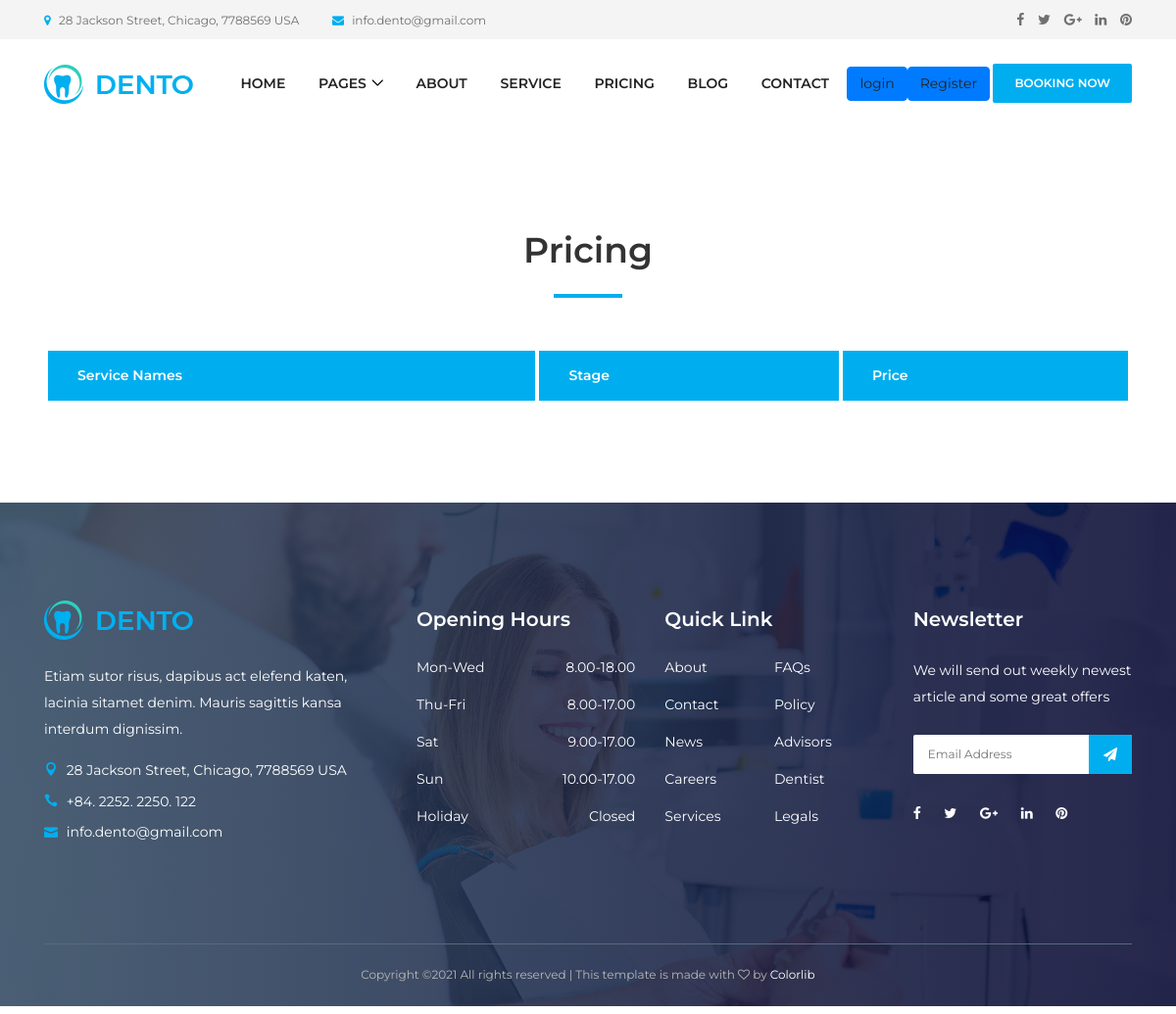
/price/, run on an earlier commit of the app's database.
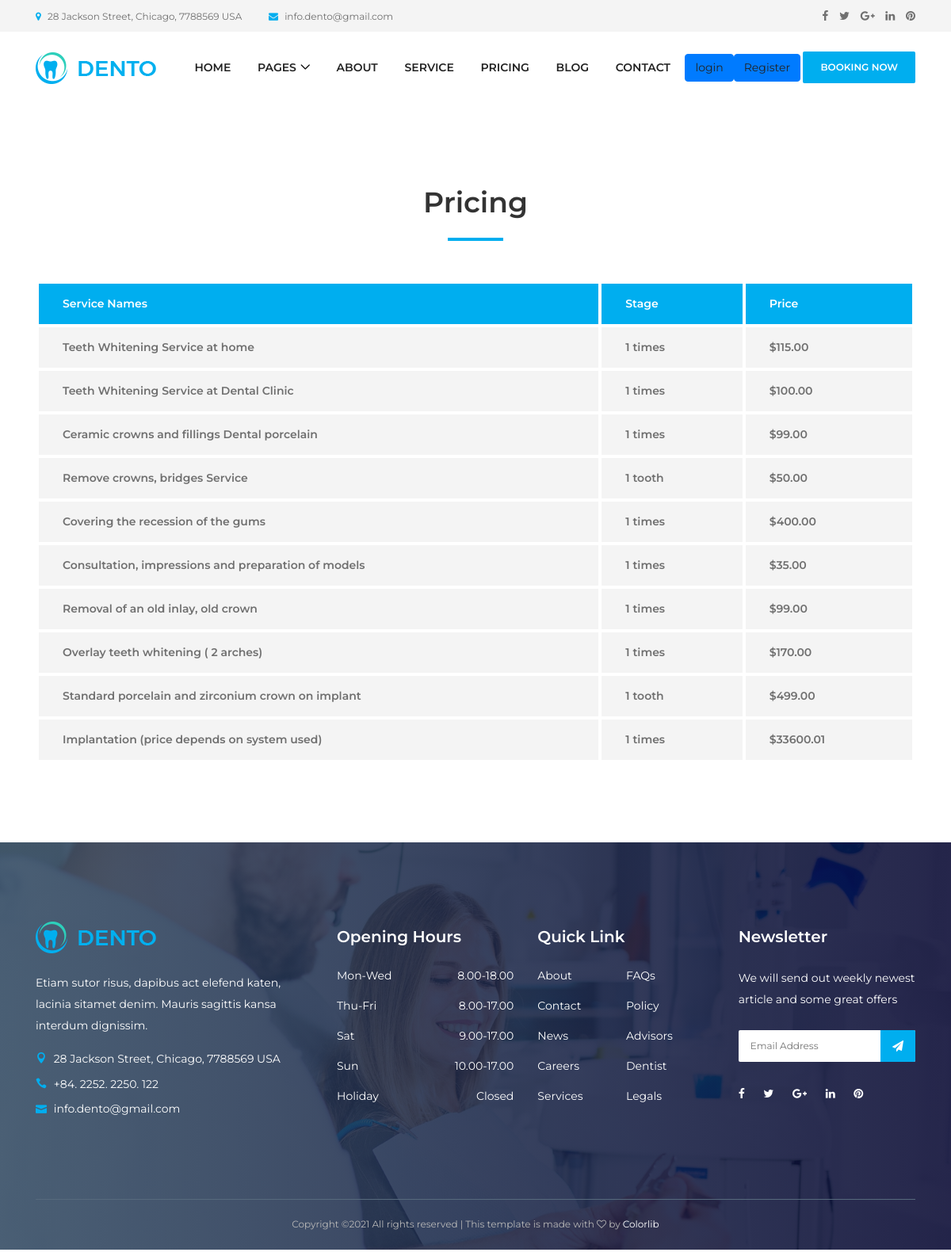
And on a later commit of the database.
### website/models.py (models this page shows, shortened)
class Price(models.Model):
    title = models.CharField(max_length=50)
    stage = models.CharField(max_length=40)
    price = models.DecimalField(max_digits=9, decimal_places=2, default=0)

### website/views.py (the view)
# urls.py: path('price/',price, name='price'),
def price(request):
    Model = Price.objects.all()
    return render(request, 'website/price.html', {'prices': Model})

### website/templates/website/price.html
{% extends 'website/base.html' %}
{% load static %}
{% block content %}
 {% load static %}
<section class="dento-pricing-table-area section-padding-100">
    <div class="container">
      <div class="row">
        <div class="col-12">
          <div class="section-heading text-center">
            <h2>Pricing</h2>
            <div class="line"></div>
          </div>
        </div>
      </div>
      <div class="row">
        <div class="col-12">
          <div class="dento-price-table table-responsive">
            <table class="table table-borderless mb-0">
              <thead>
                <tr>
                  <th scope="col">Service Names</th>
                  <th scope="col">Stage</th>
                  <th scope="col">Price</th>
                </tr>
              </thead>
              {% for price in prices %}
              <tbody>
                <tr>
                  <th scope="row">{{ price.title }}</th>
                  <td>{{ price.stage }}</td>
                  <td>${{ price.price }}</td>
                </tr>
                </tbody>
                        {% endfor %}
            </table>
          </div>
        </div>
      </div>
    </div>
  </section>
{% endblock content %}

### website/templates/website/base.html (shortened to what this page needs)
{% load static %}
<!DOCTYPE html>
<html lang="en">
<head>
  <link rel="stylesheet" href="{% static 'website/css/style.css'%}">
</head>
<body>
{% include 'website/include/header.html' %}
{% block content %}
{% endblock content %}
{% include 'website/include/footer.html' %}
</body>
</html>

### website/templates/website/include/header.html (shortened to what this page needs)
{% load static %}
  <header class="header-area">
    <div class="top-header-area">
      <div class="container h-100">
        <div class="row h-100 align-items-center">
          <div class="col-6 col-md-9 col-lg-8">
            <div class="top-header-content">
              <a href="#" data-toggle="tooltip" data-placement="bottom" title="28 Jackson Street, Chicago, 7788569 USA"><i class="fa fa-map-marker"></i> <span>28 Jackson Street, Chicago, 7788569 USA</span></a>
              <a href="#" data-toggle="tooltip" data-placement="bottom" title="info.dento@gmail.com"><i class="fa fa-envelope"></i> <span>info.dento@gmail.com</span></a>
            </div>
          </div>
          <div class="col-6 col-md-3 col-lg-4">
            <div class="top-header-social-info text-right">
              <a href="#" data-toggle="tooltip" data-placement="bottom" title="Facebook"><i class="fa fa-facebook"></i></a>
              <a href="#" data-toggle="tooltip" data-placement="bottom" title="Twitter"><i class="fa fa-twitter"></i></a>
              <a href="#" data-toggle="tooltip" data-placement="bottom" title="Google Plus"><i class="fa fa-google-plus"></i></a>
              <a href="#" data-toggle="tooltip" data-placement="bottom" title="Linkedin"><i class="fa fa-linkedin"></i></a>
              <a href="#" data-toggle="tooltip" data-placement="bottom" title="Pinterest"><i class="fa fa-pinterest"></i></a>
            </div>
          </div>
        </div>
      </div>
    </div>
    <div class="main-header-area">
      <div class="classy-nav-container breakpoint-off">
        <div class="container">
          <nav class="classy-navbar justify-content-between" id="dentoNav">
            <a class="nav-brand" href="{% url 'website:home' %}"><img src="{% static 'website/img/core-img/logo.png'%}" alt=""></a>
            <div class="classy-menu">
              <div class="classynav">
                <ul id="nav">
                  <li><a href="{% url 'website:home' %}">Home</a></li>
                  <li><a href="#">Pages</a>
                  </li>
                  <li><a href="{% url 'website:about' %}">About</a></li>
                  <li><a href="service.html">Service</a></li>
                  <li><a href="{% url 'website:price' %}">Pricing</a></li>
                  <li><a href="{% url 'blog:blog' %}">Blog</a></li>
                  <li><a href="{% url 'website:contact' %}">Contact</a></li>
                </ul>
              </div>
            </div>
            <div class="logg" style="display:flex; " >
            {% if user.is_authenticated %}
            <form action="{% url 'logout' %}" method="post"> {% csrf_token %}
            <button  class="btn btn-primary" type="submit">logout</button></form>
            {% else %}
            <a style="" href="{% url 'login' %}"  class="btn btn-primary">login</a>
            <a href="{% url 'register' %}"  class="btn btn-primary">Register</a>
            {% endif %}
              </div>
            <a href="#" class="btn dento-btn booking-btn">Booking Now</a>
          </nav>
        </div>
      </div>
    </div>
  </header>

### website/templates/website/include/footer.html (shortened to what this page needs)
{% load static %}
  <footer class="footer-area bg-img bg-gradient-overlay" style="background-image: url({% static 'website/img/bg-img/3.jpg'%});">
    <div class="container">
      <div class="row">
        <div class="col-12 col-sm-6 col-lg-4">
          <div class="single-footer-widget">
            <a href="./index.html" class="d-block mb-4"><img src="{% static 'website/img/core-img/logo.png'%}" alt=""></a>
            <p>Etiam sutor risus, dapibus act elefend katen, lacinia sitamet denim. Mauris sagittis kansa interdum dignissim.</p>
            <div class="footer-contact">
              <p><i class="icon_pin"></i> 28 Jackson Street, Chicago, 7788569 USA</p>
              <p><i class="icon_phone"></i> +84. 2252. 2250. 122</p>
              <p><i class="icon_mail"></i> info.dento@gmail.com</p>
            </div>
          </div>
        </div>
        <div class="col-12 col-sm-6 col-lg">
          <div class="single-footer-widget">
            <h5 class="widget-title">Opening Hours</h5>
            <ul class="opening-hours">
              <li><span>Mon-Wed</span> <span>8.00-18.00</span></li>
              <li><span>Thu-Fri</span> <span>8.00-17.00</span></li>
              <li><span>Sat</span> <span>9.00-17.00</span></li>
              <li><span>Sun</span> <span>10.00-17.00</span></li>
              <li><span>Holiday</span> <span>Closed</span></li>
            </ul>
          </div>
        </div>
        <div class="col-12 col-sm-6 col-lg">
          <div class="single-footer-widget">
            <h5 class="widget-title">Quick Link</h5>
            <nav>
              <ul class="quick-links">
                <li><a href="#">About</a></li>
                <li><a href="#">FAQs</a></li>
                <li><a href="#">Contact</a></li>
                <li><a href="#">Policy</a></li>
                <li><a href="#">News</a></li>
                <li><a href="#">Advisors</a></li>
                <li><a href="#">Careers</a></li>
                <li><a href="#">Dentist</a></li>
                <li><a href="#">Services</a></li>
                <li><a href="#">Legals</a></li>
              </ul>
            </nav>
          </div>
        </div>
        <div class="col-12 col-sm-6 col-lg">
          <div class="single-footer-widget">
            <h5 class="widget-title">Newsletter</h5>
            <p>We will send out weekly newest article and some great offers</p>
            <div class="footer-newsletter-form">
              <form action="#" method="post">
                <input type="email" name="nl-email" value="" placeholder="Email Address">
                <button type="submit"><i class="fa fa-paper-plane" aria-hidden="true"></i></button>
              </form>
            </div>
            <div class="footer-social-info">
              <a href="#" data-toggle="tooltip" data-placement="top" title="Facebook"><i class="fa fa-facebook"></i></a>
              <a href="#" data-toggle="tooltip" data-placement="top" title="Twitter"><i class="fa fa-twitter"></i></a>
              <a href="#" data-toggle="tooltip" data-placement="top" title="Google Plus"><i class="fa fa-google-plus"></i></a>
              <a href="#" data-toggle="tooltip" data-placement="top" title="Linkedin"><i class="fa fa-linkedin"></i></a>
              <a href="#" data-toggle="tooltip" data-placement="top" title="Pinterest"><i class="fa fa-pinterest"></i></a>
            </div>
          </div>
        </div>
      </div>
    </div>
    <div class="container">
      <div class="row">
        <div class="col-12">
          <div class="copywrite-content">
            <p>
Copyright &copy;<script>document.write(new Date().getFullYear());</script> All rights reserved | This template is made with <i class="fa fa-heart-o" aria-hidden="true"></i> by <a href="https://colorlib.com" target="_blank">Colorlib</a>
</p>
          </div>
        </div>
      </div>
    </div>
  </footer>

### static/website/css/default-assets/classy-nav.css (style rules this page uses)
body { font-family: "Roboto", sans-serif; }
ul { margin: 0; }
ul li { list-style: none; }
img { height: auto; max-width: 100%; }
.bg-img { background-position: center center; background-size: cover; background-repeat: no-repeat; }
.classy-nav-container { position: relative; z-index: 100; background-color: #ffffff; }
.classy-nav-container * { box-sizing: border-box; }
.classy-nav-container a { -webkit-transition-duration: 500ms; transition-duration: 500ms; text-decoration: none; outline: none; font-size: 14px; font-weight: 400; color: #232323; display: inline-block; }
.justify-content-between { -webkit-box-pack: justify; -ms-flex-pack: justify; justify-content: space-between; }
.classy-navbar { width: 100%; height: 70px; padding: 0.5em 2em; display: -webkit-box; display: -ms-flexbox; display: flex; -webkit-box-align: center; -ms-flex-align: center; -ms-grid-row-align: center; align-items: center; }
.classy-navbar .nav-brand { font-size: 26px; font-weight: 500; color: #565656; display: inline-block; margin-right: 30px; }
.classynav ul li { display: inline-block; clear: both; position: inherit; z-index: 10; }
.classynav ul li.cn-dropdown-item { position: relative; z-index: 10; }
.classynav ul li a { padding: 0 12px; display: block; height: 35px; font-size: 14px; line-height: 34px; }
.classynav ul li.megamenu-item>a:after, .classynav ul li.has-down>a:after { font-family: 'classyfonts'; content: "\e900"; font-size: 12px; color: #000000; padding-left: 5px; -webkit-transition-duration: 500ms; transition-duration: 500ms; }
.breakpoint-off .classynav { display: -webkit-box; display: -ms-flexbox; display: flex; -webkit-box-align: center; -ms-flex-align: center; -ms-grid-row-align: center; align-items: center; }

What changed in the data, as far as the page shows it:
added Price: title "Teeth Whitening Service at home", stage "1 times", price "115.00"
added Price: title "Teeth Whitening Service at Dental Clinic", stage "1 times", price "100.00"
added Price: title "Ceramic crowns and fillings Dental porcelain", stage "1 times", price "99.00"
added Price: title "Remove crowns, bridges Service", stage "1 tooth", price "50.00"
added Price: title "Covering the recession of the gums", stage "1 times", price "400.00"
added Price: title "Consultation, impressions and preparation of models", stage "1 times", price "35.00"
added Price: title "Removal of an old inlay, old crown", stage "1 times", price "99.00"
added Price: title "Overlay teeth whitening ( 2 arches)", stage "1 times", price "170.00"
added Price: title "Standard porcelain and zirconium crown on implant", stage "1 tooth", price "499.00"
added Price: title "Implantation (price depends on system used)", stage "1 times", price "33600.01"
